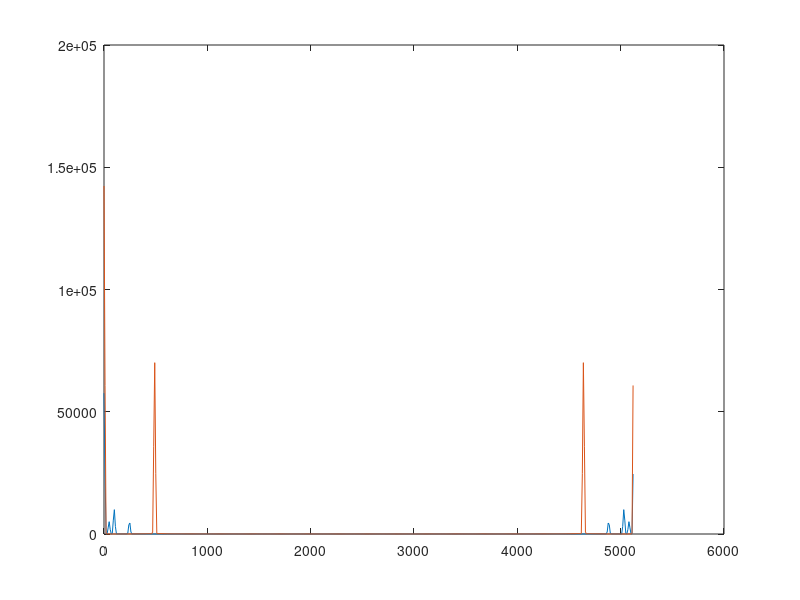

Recreate this plot in MATLAB.
close all;
clear all;

fs=5130;% frecuencia de sampleo
N=512;%cantidad de muestras
frecVect=[0:N-1];
frecVect=frecVect*(fs/N);%arreglo de frecuencias fs/N resolucion espectral
measfft=[57616.57 142340.10
24535.72 60754.63
86.49 115.76
59.60 39.29
2526.64 35.62
5039.74 48.72
1889.39 30.93
42.47 23.04
194.70 31.01
5681.55 33.67
9956.48 16.34
3109.48 29.88
67.86 37.17
47.70 20.45
31.40 31.15
70.60 26.63
37.62 33.34
41.67 25.22
45.01 28.29
47.85 34.98
41.05 32.23
39.54 39.34
25.38 19.58
406.19 75.94
3825.12 21.92
4457.60 54.11
800.07 43.91
29.21 48.27
41.43 40.94
39.91 52.67
24.89 48.18
40.37 48.43
30.80 59.59
24.14 59.74
30.84 65.26
23.03 64.65
21.99 79.44
17.16 80.05
20.90 87.97
26.59 92.61
13.28 91.07
20.07 116.45
18.31 127.83
16.70 144.87
2.87 143.16
37.43 141.05
3.93 75.27
14.60 720.57
13.23 35913.04
20.92 70070.53
10.47 24677.72
11.61 300.90
11.13 120.52
20.82 177.55
14.42 165.37
15.08 154.69
11.66 135.26
18.24 123.22
11.69 112.27
19.67 111.13
16.18 97.59
11.19 79.59
16.23 89.44
2.37 77.72
15.80 75.96
0.51 69.59
13.08 56.57
6.90 70.94
7.54 54.98
11.79 55.97
11.16 60.28
1.26 38.61
14.34 66.75
3.35 51.83
21.73 34.88
5.60 67.46
3.09 47.18
14.26 39.67
4.80 40.97
14.22 38.97
10.52 44.78
13.89 33.53
6.24 35.16
3.22 43.82
11.89 26.08
23.79 32.72
17.67 42.15
17.25 33.22
8.84 29.28
2.38 30.76
8.86 34.00
6.64 25.68
2.21 34.43
17.01 23.20
4.67 34.73
6.82 32.65
9.97 26.92
2.58 16.84
4.52 66.76
21.47 18.43
8.33 23.88
11.02 26.98
8.35 17.90
5.14 35.05
11.62 21.91
4.71 27.38
6.20 22.06
4.40 29.08
15.90 17.26
11.94 26.92
17.10 24.85
9.37 23.02
13.52 31.67
7.74 15.18
9.85 28.22
4.65 17.89
8.72 24.52
5.46 25.86
4.97 11.29
8.31 29.61
7.61 37.92
7.19 13.15
9.13 30.80
8.28 33.97
6.16 33.01
10.07 29.97
9.10 13.54
7.44 25.37
8.30 17.04
6.14 19.50
3.34 11.05
4.76 18.43
3.42 23.38
10.68 14.76
2.84 20.93
5.53 11.86
1.42 19.41
17.17 25.54
1.61 10.02
8.26 19.44
15.25 10.65
6.09 22.42
7.79 18.24
12.40 18.44
19.15 28.12
9.65 15.09
3.93 40.64
2.32 54.67
13.81 19.86
1.55 21.65
6.35 17.85
1.02 24.03
3.99 11.17
3.65 21.74
8.41 7.76
8.68 18.69
15.44 12.22
15.82 16.69
7.24 19.04
12.15 11.77
1.87 18.52
11.05 13.18
13.47 21.53
8.67 16.38
8.54 16.21
5.92 24.03
14.35 14.72
8.64 15.57
11.52 28.40
9.90 14.78
7.40 38.12
5.24 17.58
1.60 16.64
2.71 40.13
14.28 7.07
4.34 26.14
14.45 1.99
5.17 25.87
1.25 9.94
10.93 18.85
6.90 10.39
6.13 22.38
6.83 12.54
11.59 18.51
19.31 10.22
9.36 26.24
13.65 9.40
22.07 21.61
13.41 11.03
9.64 10.04
1.94 25.01
7.95 14.94
12.58 15.87
5.27 2.82
9.73 15.76
2.21 40.98
3.70 23.57
11.12 15.61
13.83 24.26
2.37 10.28
2.25 14.15
4.40 17.09
10.07 16.79
3.47 6.92
5.20 12.42
5.95 20.56
10.89 5.45
16.61 23.63
13.62 4.25
13.28 23.38
7.67 12.50
6.14 16.80
1.31 2.40
15.80 21.01
6.75 13.90
7.37 8.02
9.23 23.35
9.53 4.40
2.27 21.85
14.09 31.92
7.39 18.19
10.85 18.27
9.19 14.44
14.42 10.33
7.43 14.40
14.19 8.64
9.15 15.40
14.73 14.56
2.89 1.12
5.48 25.88
4.48 6.64
10.81 3.87
17.58 23.27
12.24 1.00
9.50 19.55
2.07 4.85
8.99 21.86
4.42 7.87
7.91 23.70
4.54 7.00
0.67 9.87
13.52 22.76
9.48 36.53
10.41 0.88
3.59 19.09
8.63 45.98
22.17 5.38
11.02 14.83
5.56 14.06
9.03 17.37
3.99 8.71
3.68 19.32
1.49 12.46
6.98 14.82
2.71 8.67
9.74 25.99
4.69 12.83
9.75 25.82
2.71 8.67
6.98 14.82
1.49 12.46
3.69 19.32
3.99 8.71
9.03 17.37
5.56 14.06
11.04 14.83
22.20 5.38
8.64 45.98
3.59 19.09
10.41 0.88
9.48 36.53
13.52 22.74
0.67 9.87
4.54 7.00
7.91 23.70
4.42 7.87
8.99 21.86
2.07 4.85
9.50 19.55
12.24 1.00
17.59 23.27
10.82 3.87
4.49 6.64
5.48 25.88
2.89 1.12
14.73 14.56
9.15 15.40
14.19 8.64
7.43 14.40
14.42 10.32
9.19 14.44
10.85 18.27
7.39 18.19
14.09 31.92
2.27 21.85
9.53 4.40
9.23 23.35
7.37 8.02
6.75 13.90
15.80 21.01
1.31 2.40
6.14 16.80
7.67 12.50
13.28 23.39
13.62 4.34
16.61 23.75
10.89 5.42
5.95 20.56
5.20 12.42
3.47 6.92
10.07 16.79
4.40 17.09
2.25 14.15
2.37 10.28
13.83 24.26
11.12 15.61
3.70 23.57
2.21 40.98
9.73 15.76
5.27 2.84
12.58 15.86
7.95 14.95
1.95 25.01
9.64 10.04
13.41 11.03
22.07 21.61
13.65 9.40
9.36 26.24
19.31 10.22
11.59 18.51
6.83 12.54
6.13 22.38
6.90 10.39
10.93 18.85
1.25 9.99
5.17 25.72
14.45 2.09
4.34 26.13
14.28 7.07
2.71 40.13
1.60 16.64
5.24 17.58
7.40 38.12
9.90 14.78
11.52 28.40
8.64 15.57
14.35 14.72
5.92 24.03
8.54 16.21
8.67 16.38
13.47 21.52
11.05 13.18
1.87 18.52
12.16 11.77
7.24 19.04
15.82 16.69
15.44 12.22
8.68 18.69
8.41 7.76
3.65 21.74
3.99 11.17
1.02 24.03
6.35 17.85
1.55 21.65
13.81 19.86
2.32 54.67
3.93 40.64
9.65 15.11
19.15 28.12
12.41 18.47
7.79 18.23
6.09 22.42
15.25 10.65
8.26 19.44
1.59 10.02
17.18 25.54
1.42 19.41
5.53 11.86
2.84 20.93
10.66 14.76
3.43 23.38
4.76 18.43
3.34 11.05
6.12 19.47
8.30 17.04
7.37 25.34
9.10 13.54
10.07 29.97
6.16 33.01
8.29 33.97
9.13 30.80
7.19 13.15
7.61 37.92
8.31 29.61
4.99 11.29
5.45 25.86
8.72 24.52
4.65 17.90
9.85 28.24
7.74 15.17
13.52 31.70
9.37 23.01
17.10 24.85
11.93 26.92
15.90 17.26
4.40 29.08
6.20 22.06
4.71 27.38
11.63 21.91
5.15 35.05
8.34 17.90
11.03 26.98
8.33 23.88
21.47 18.43
4.52 66.76
2.57 16.86
9.97 26.92
6.81 32.65
4.67 34.73
17.01 23.20
2.21 34.43
6.64 25.68
8.87 34.00
2.38 30.76
8.84 29.28
17.25 33.22
17.67 42.16
23.79 32.72
11.89 26.08
3.22 43.82
6.24 35.15
13.89 33.58
10.52 44.68
14.22 39.10
4.80 40.92
14.26 39.67
3.09 47.18
5.61 67.46
21.72 34.88
3.35 51.83
14.34 66.75
1.26 38.61
11.16 60.28
11.78 55.97
7.54 54.98
6.90 70.94
13.08 56.56
0.53 69.58
15.80 75.96
2.36 77.71
16.23 89.44
11.19 79.59
16.18 97.59
19.68 111.13
11.70 112.27
18.23 123.23
11.66 135.26
15.08 154.69
14.43 165.37
20.82 177.55
11.13 120.52
11.61 300.90
10.47 24677.76
20.93 70070.64
13.23 35913.09
14.60 720.56
3.93 75.27
37.43 141.05
2.87 143.16
16.69 144.87
18.32 127.83
20.06 116.45
13.28 91.07
26.59 92.61
20.90 87.97
17.17 80.05
21.99 79.44
23.03 64.65
30.84 65.25
24.15 59.73
30.80 59.59
40.39 48.39
24.89 48.18
39.91 52.67
41.43 40.94
29.21 48.27
800.07 43.91
4457.61 54.11
3825.13 21.92
406.19 75.94
25.38 19.58
39.54 39.34
41.05 32.23
47.85 34.97
45.01 28.27
41.67 25.25
37.62 33.31
70.59 26.64
31.40 31.15
47.70 20.45
67.86 37.17
3109.49 29.88
9956.50 16.34
5681.56 33.66
194.70 31.01
42.47 23.04
1889.39 30.93
5039.75 48.72
2526.64 35.62
59.60 39.29
86.49 115.76
24535.78 60754.76
];
plot(frecVect,measfft(:,1));
hold on
plot(frecVect,measfft(:,2));